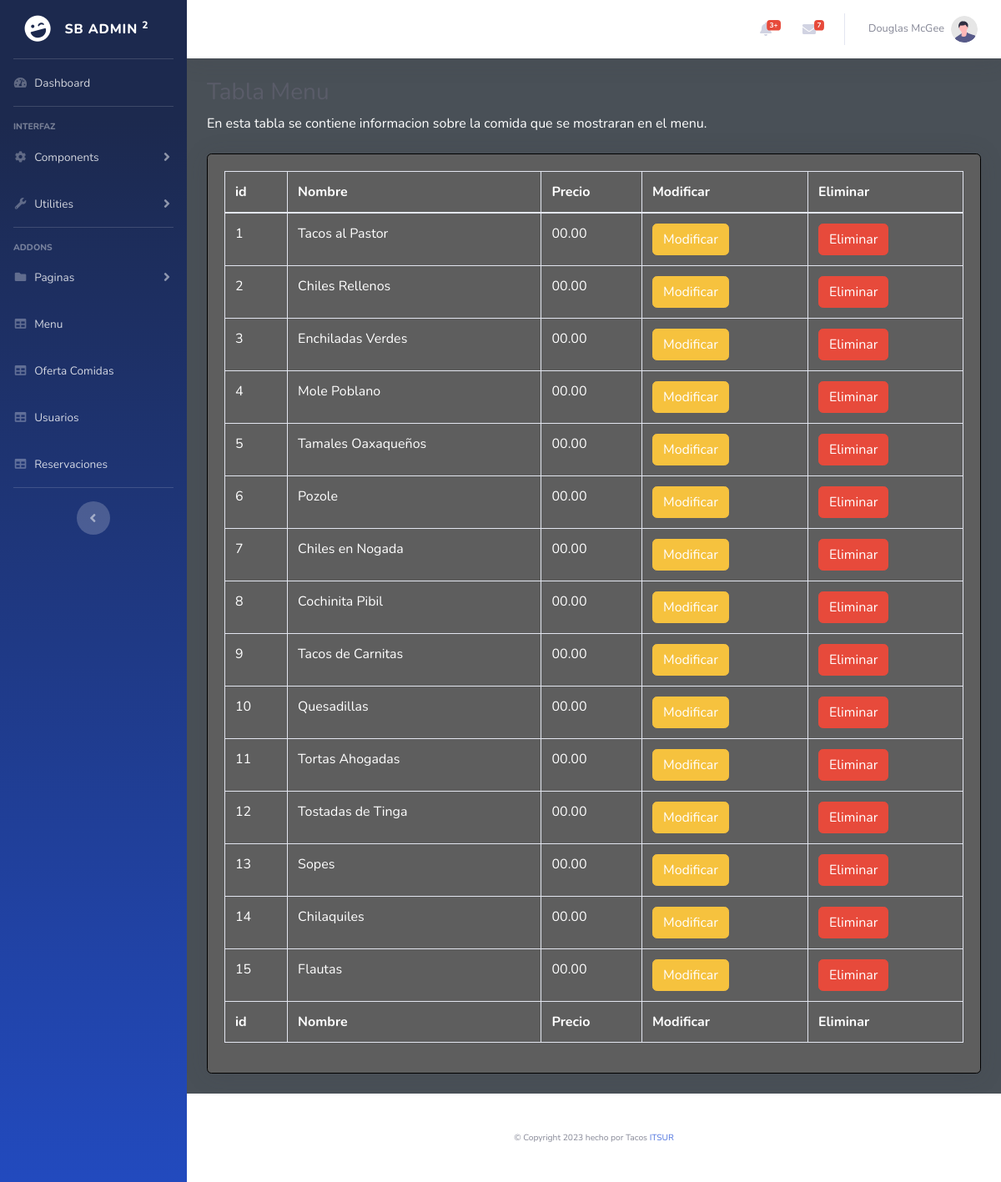
Page /assets/pages/tablaMenu.php on the committed database.
### tables this page shows
CREATE TABLE MENU(
ID int not null auto_increment primary key,
NOMBRE varchar(60) not null,
DESCRIPCION TEXT NOT NULL,
PRECIO VARCHAR(5) NOT NULL,
URL varchar(300) not null
);

### assets/php/coneccionBD.php (called while the page is built, shortened)
<?php
class Database
{
    private $conn;
    public function __construct()
    {
        $this->conn = new mysqli($GLOBALS['servername'], $GLOBALS['username'], $GLOBALS['password'], $GLOBALS['dbname']);
    }
    public function getTodoMenu()
    {
        $sql = "SELECT ID,NOMBRE,PRECIO FROM MENU";
        $result = $this->conn->query($sql);
        $datos = array();
        if ($result->num_rows > 0) {
            while ($row = $result->fetch_assoc()) {
                $datos[] = $row;
            }
        }
        return $datos;
    }
}

### assets/pages/tablaMenu.php (the view, shortened to what this page needs)
<?php
require_once '../php/coneccionBD.php';
?>
<!DOCTYPE html>
<html lang="en">
<head>
    <link href="../vendors/fontawesome-free/css/all.min.css" rel="stylesheet" type="text/css">
    <link href="../css/sb-admin-2.min.css" rel="stylesheet">
    <link href="../vendors/datatables/dataTables.bootstrap4.min.css" rel="stylesheet">
</head>
<body id="page-top">
    <div id="wrapper">
        <ul class="navbar-nav bg-gradient-primary sidebar sidebar-dark accordion" id="accordionSidebar">
            <a class="sidebar-brand d-flex align-items-center justify-content-center" href="index.html">
                <div class="sidebar-brand-icon rotate-n-15">
                    <i class="fas fa-laugh-wink"></i>
                </div>
                <div class="sidebar-brand-text mx-3">SB Admin <sup>2</sup></div>
            </a>
            <hr class="sidebar-divider my-0">
            <li class="nav-item">
                <a class="nav-link" href="admin.html">
                    <i class="fas fa-fw fa-tachometer-alt"></i>
                    <span>Dashboard</span></a>
            </li>
            <hr class="sidebar-divider">
            <div class="sidebar-heading">
                Interfaz
            </div>
            <li class="nav-item">
                <a class="nav-link collapsed" href="#" data-toggle="collapse" data-target="#collapseTwo" aria-expanded="true" aria-controls="collapseTwo">
                    <i class="fas fa-fw fa-cog"></i>
                    <span>Components</span>
                </a>
            </li>
            <li class="nav-item">
                <a class="nav-link collapsed" href="#" data-toggle="collapse" data-target="#collapseUtilities" aria-expanded="true" aria-controls="collapseUtilities">
                    <i class="fas fa-fw fa-wrench"></i>
                    <span>Utilities</span>
                </a>
            </li>
            <hr class="sidebar-divider">
            <div class="sidebar-heading">
                Addons
            </div>
            <li class="nav-item">
                <a class="nav-link collapsed" href="#" data-toggle="collapse" data-target="#collapsePages" aria-expanded="true" aria-controls="collapsePages">
                    <i class="fas fa-fw fa-folder"></i>
                    <span>Paginas</span>
                </a>
            </li>
            <li class="nav-item">
                <a class="nav-link" href="tablaMenu.html">
                    <i class="fas fa-fw fa-table"></i>
                    <span>Menu</span></a>
            </li>
            <li class="nav-item">
                <a class="nav-link" href="tablaOfertasDia.html">
                    <i class="fas fa-fw fa-table"></i>
                    <span>Oferta Comidas</span></a>
            </li>
            <li class="nav-item">
                <a class="nav-link" href="tablaMenu.html">
                    <i class="fas fa-fw fa-table"></i>
                    <span>Usuarios</span></a>
            </li>
            <li class="nav-item">
                <a class="nav-link" href="tablaReservaciones.html">
                    <i class="fas fa-fw fa-table"></i>
                    <span>Reservaciones</span></a>
            </li>
            <hr class="sidebar-divider d-none d-md-block">
            <div class="text-center d-none d-md-inline">
                <button class="rounded-circle border-0" id="sidebarToggle"></button>
            </div>
        </ul>
        <div id="content-wrapper" class="d-flex flex-column">
            <div id="content">
                <nav class="navbar navbar-expand navbar-light bg-white topbar mb-4 static-top shadow">
                    <ul class="navbar-nav ml-auto">
                        <li class="nav-item dropdown no-arrow mx-1">
                            <a class="nav-link dropdown-toggle" href="#" id="alertsDropdown" role="button" data-toggle="dropdown" aria-haspopup="true" aria-expanded="false">
                                <i class="fas fa-bell fa-fw"></i>
                                <span class="badge badge-danger badge-counter">3+</span>
                            </a>
                        </li>
                        <li class="nav-item dropdown no-arrow mx-1">
                            <a class="nav-link dropdown-toggle" href="#" id="messagesDropdown" role="button" data-toggle="dropdown" aria-haspopup="true" aria-expanded="false">
                                <i class="fas fa-envelope fa-fw"></i>
                                <span class="badge badge-danger badge-counter">7</span>
                            </a>
                        </li>
                        <li class="nav-item dropdown no-arrow">
                            <a class="nav-link dropdown-toggle" href="#" id="userDropdown" role="button" data-toggle="dropdown" aria-haspopup="true" aria-expanded="false">
                                <span class="mr-2 d-none d-lg-inline text-gray-600 small">Douglas McGee</span>
                                <img class="img-profile rounded-circle" src="img/undraw_profile.svg">
                            </a>
                        </li>
                    </ul>
                </nav>
                <div class="container-fluid">
                    <h1 class="h3 mb-2 text-gray-800">Tabla Menu</h1>
                    <p class="mb-4">En esta tabla se contiene informacion sobre la comida que se mostraran en el menu.
                    </p>
                    <div class="card shadow mb-4">
                        <div class="card-body">
                            <div class="table-responsive">
                                <table class="table table-bordered" id="dataTable" width="100%" cellspacing="0">
                                    <thead>
                                        <tr>
                                            <th>id</th>
                                            <th>Nombre</th>
                                            <th>Precio</th>
                                            <th>Modificar</th>
                                            <th>Eliminar</th>
                                        </tr>
                                    </thead>
                                    <tfoot>
                                        <tr>
                                            <th>id</th>
                                            <th>Nombre</th>
                                            <th>Precio</th>
                                            <th>Modificar</th>
                                            <th>Eliminar</th>
                                        </tr>
                                    </tfoot>
                                    <tbody>
                                        <?php
                                        $database = new Database();
                                        $datos = $database->getTodoMenu();
                                        if (!empty($datos)) {
                                            foreach ($datos as $row) {
                                                $id = $row['ID'];
                                                $nombre = $row['NOMBRE'];
                                                $precio = $row['PRECIO'];
                                                echo '
                                                <tr>
                                                    <td>' . $id . '</td>
                                                    <td>' . $nombre . '</td>
                                                    <td>' . $precio . '</td>
                                                    <td><button class="btn btn-warning onclick="abrirModalModificar(' . $id . ')" data-toggle="modal" data-target="#modalModificar">Modificar</button></td>
                                                    <td><button class="btn btn-danger" onclick="eliminarElemento(' . $id . ')">Eliminar</button></td>
                                                 </tr>';
                                            }
                                        } else {
                                            echo "No se encontraron resultados.";
                                        }
                                        ?>
                                    </tbody>
                                </table>
                            </div>
                        </div>
                    </div>
                </div>
            </div>
            <footer class="sticky-footer bg-white">
                <div class="container my-auto">
                    <div class="copyright text-center my-auto">
                        <p class="mb-0 py-3 text-muted small">&copy; Copyright
                             hecho por <i class="ti-heart text-danger"></i> Tacos <a href="https://youtu.be/mCdA4bJAGGk">ITSUR</a>
                        </p>
                    </div>
                </div>
            </footer>
        </div>
    </div>
</html>

### rows in the picture
menu: ID "1", NOMBRE "Tacos al Pastor", PRECIO "00.00"
menu: ID "2", NOMBRE "Chiles Rellenos", PRECIO "00.00"
menu: ID "3", NOMBRE "Enchiladas Verdes", PRECIO "00.00"
menu: ID "4", NOMBRE "Mole Poblano", PRECIO "00.00"
menu: ID "5", NOMBRE "Tamales Oaxaqueños", PRECIO "00.00"
menu: ID "6", NOMBRE "Pozole", PRECIO "00.00"
menu: ID "7", NOMBRE "Chiles en Nogada", PRECIO "00.00"
menu: ID "8", NOMBRE "Cochinita Pibil", PRECIO "00.00"
menu: ID "9", NOMBRE "Tacos de Carnitas", PRECIO "00.00"
menu: ID "10", NOMBRE "Quesadillas", PRECIO "00.00"
menu: ID "11", NOMBRE "Tortas Ahogadas", PRECIO "00.00"
menu: ID "12", NOMBRE "Tostadas de Tinga", PRECIO "00.00"
menu: ID "13", NOMBRE "Sopes", PRECIO "00.00"
menu: ID "14", NOMBRE "Chilaquiles", PRECIO "00.00"
menu: ID "15", NOMBRE "Flautas", PRECIO "00.00"
